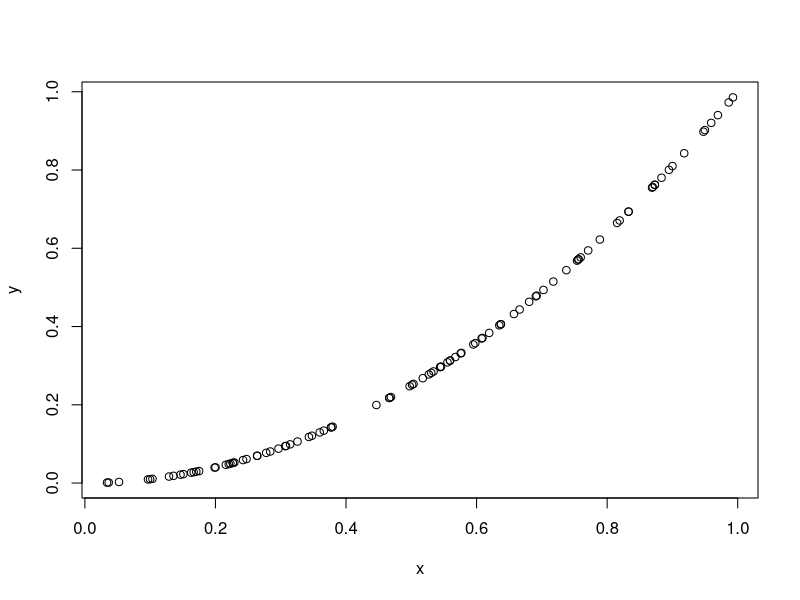
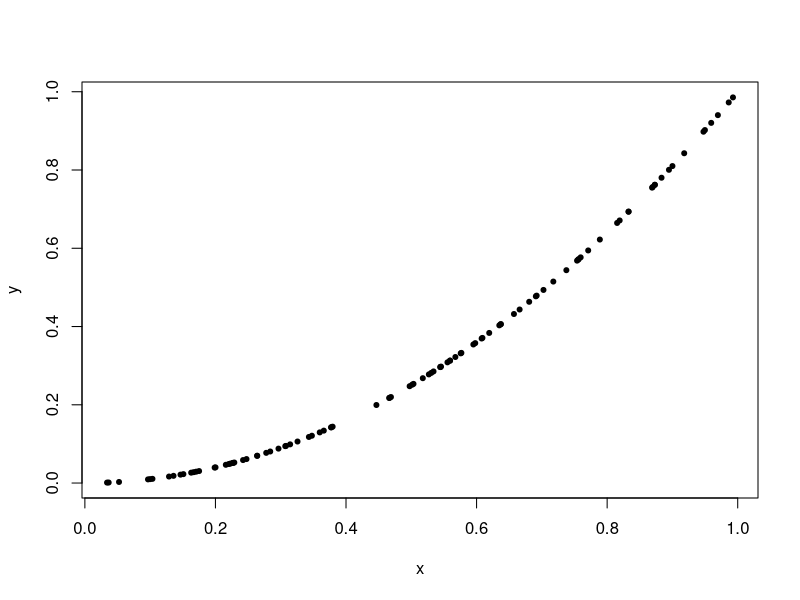
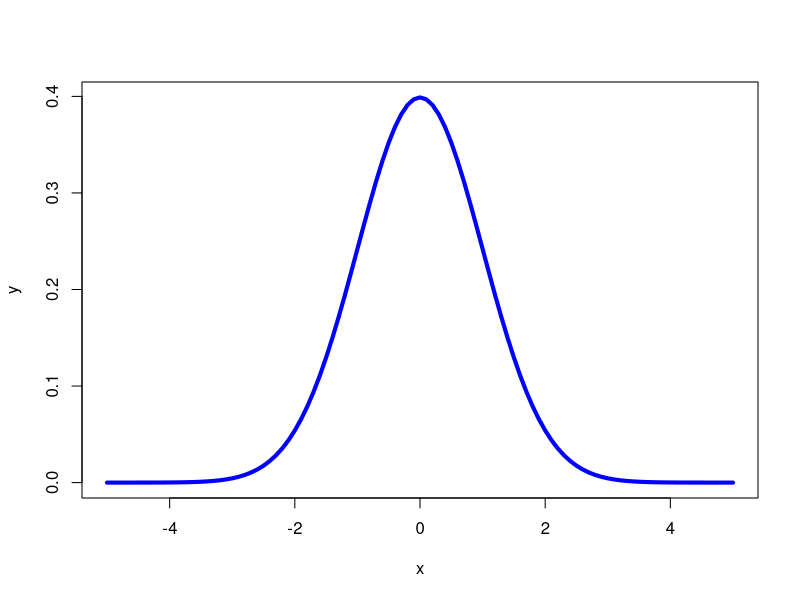
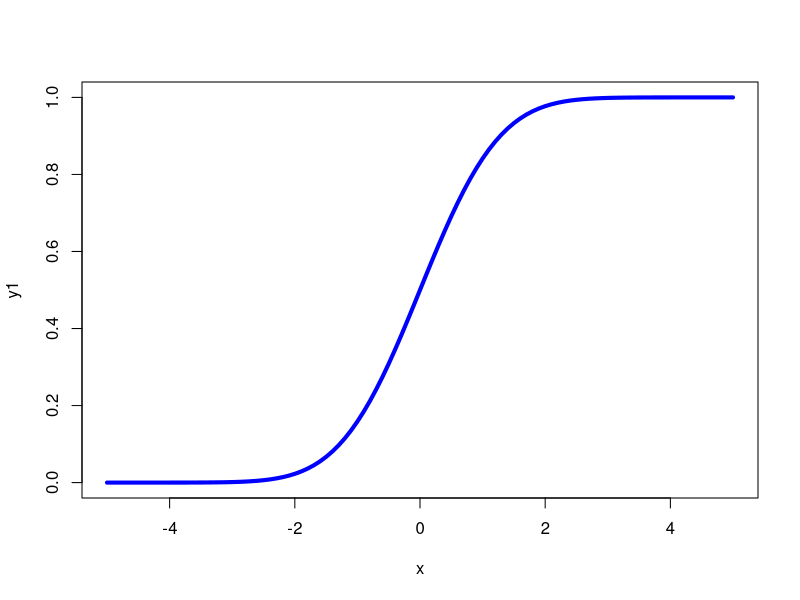
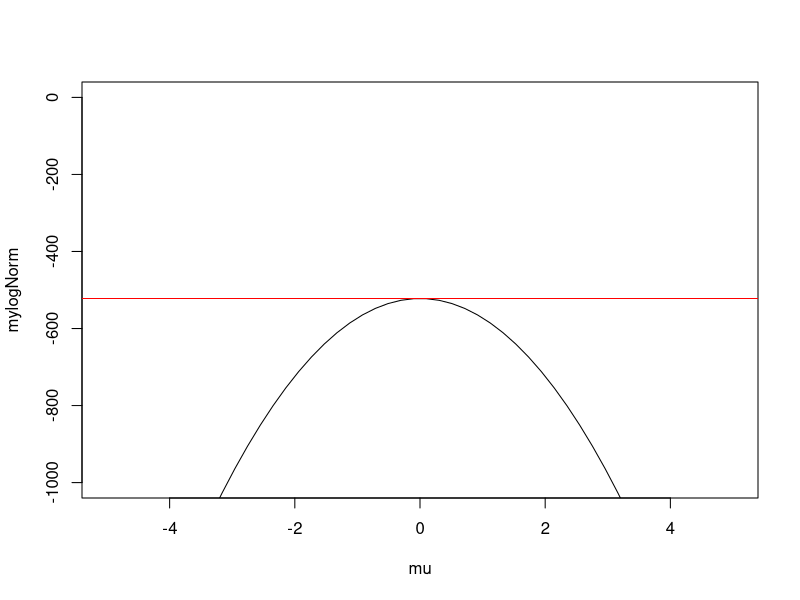
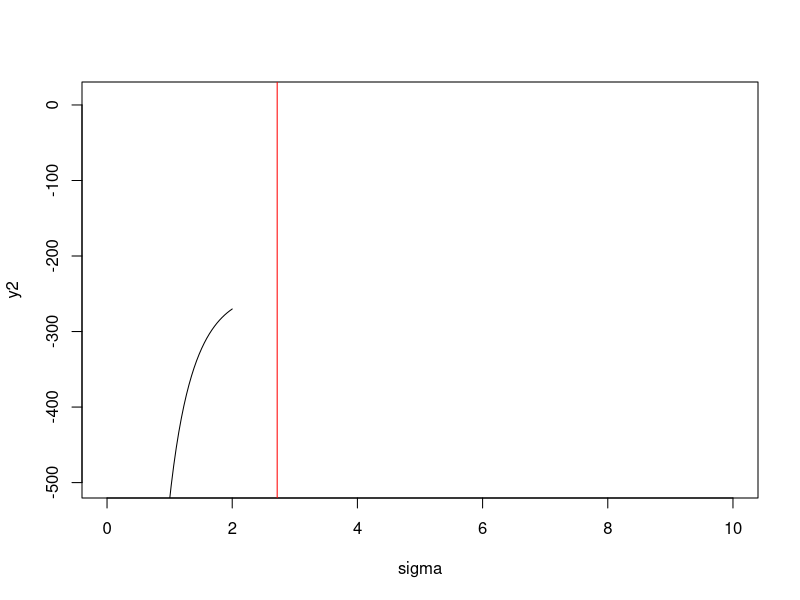
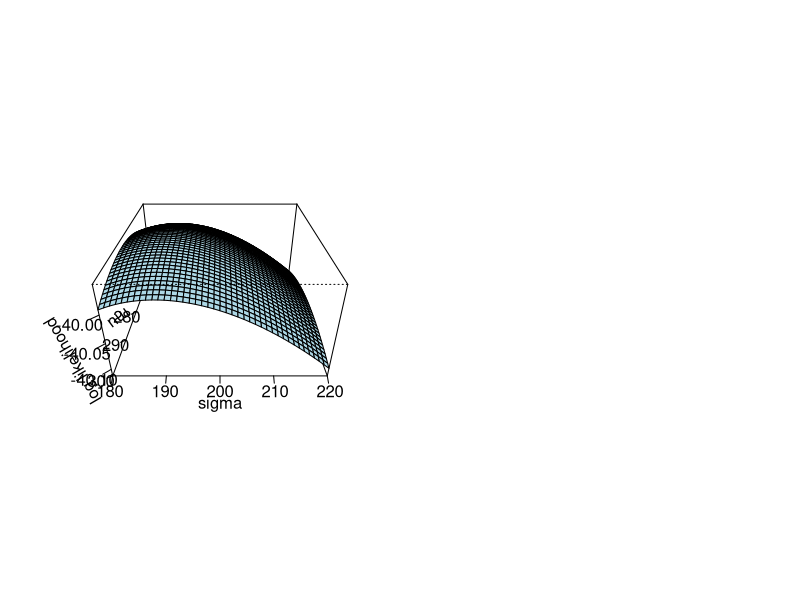
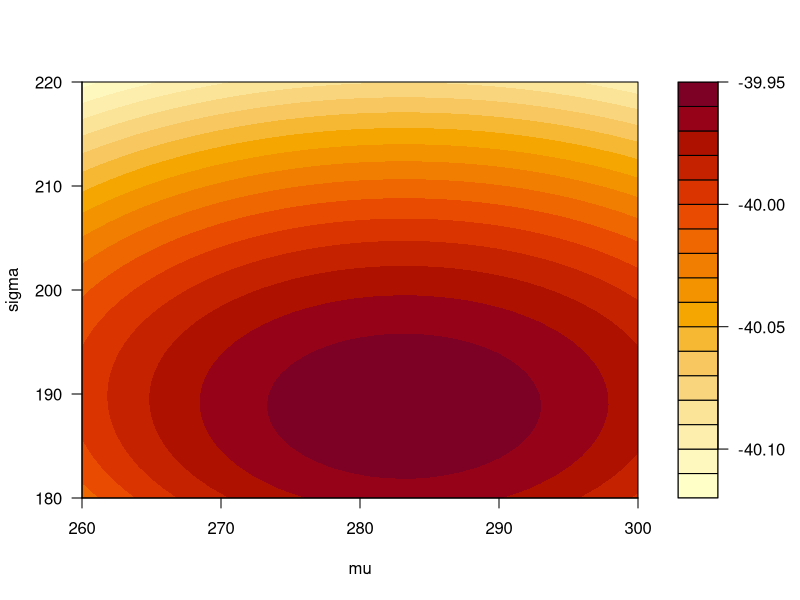

The R source for these figures, in order:
## plot in R
n = 100
x  =  runif(n, 0, 1)
y  = x^2

## Scatter plot
plot(x, y)
plot(x, y, pch = 20)

###------------------------------------------
### Densities and log likelihood functions
###------------------ -----------------------
x  = seq(-5, 5, 0.1)
y = dnorm(x = x, mean = 0, sd = 1)
plot(x, y, col = "blue", type = "l", lwd = 4)


y1 = pnorm(q = x, mean = 0, sd = 1)
plot(x, y1, col = "blue", type = "l", lwd = 4)


logNormLike <- function(mu, sigma, data)
  {
    out = sum(dnorm(
        x = data, mean = mu, sd = sigma,
        log = TRUE))
    return(out)
  }

logNormLike(mu = 1, sigma = 1, data = x)

mu <- matrix(seq(-5, 5, length.out = 50), , 1)

y0 <- matrix(NA, 1, length(mu))
for(i in 1:length(mu))
{
  y0[i] <- logNormLike(mu = mu[i], sigma = 1,
                       data = x)
}

## Or a simpler version
mylogNorm <- apply(mu, 1, logNormLike, sigma = 1, data = x)


plot(mu, mylogNorm, type = "l", ylim = c(-1000, 0))

abline(h = logNormLike(0, 1, x), col = "red")

###
sigma <- matrix(seq(0.01, 2, length.out = 50), , 1)

y2 <- matrix(NA, 1, length(sigma))
for(i in 1:length(sigma))
{
  y2[i] <- logNormLike(mu = 0, sigma = sigma[i],
                       data = x)
}

plot(sigma, y2, type = "l", xlim = c(0, 10),
     ylim = c(-500, 10))
abline(v = exp(1), col = "red")


x <- c(294, 262, 196, 79, 191, 677)
mu = 260:300
sigma = 180:220
parMat <- expand.grid(mu, sigma)
muALL <- parMat[, 1]
sigmaALL <- parMat[, 2]


myLogLike <- matrix(NA, 1, length(sigma))
for(i in 1:length(sigmaALL))
{
  myLogLike[i] <- logNormLike(mu = muALL[i], sigma = sigmaALL[i],
                              data = x)
}

par(mfrow = c(1, 2))
  persp(as.vector(mu), as.vector(sigma), matrix(myLogLike, length(mu),), theta = 90, phi =
        30, expand = 0.5, col = "lightblue", xlab = "mu", ylab = "sigma", zlab = "log likelihood", ticktype = "detailed")

filled.contour(as.vector(mu), as.vector(sigma), matrix(myLogLike, length(mu),), xlab = "mu", ylab = "sigma")


y0 <- matrix(NA, 1, length(mu))
for(i in 1:length(mu))
{
  y0[i] <- logNormLike(mu = mean(x), sigma = sigma[i],
                       data = x)
}


y1 <- matrix(NA, 1, length(mu))
for(i in 1:length(mu))
{
  y1[i] <- logNormLike(mu = mu[i], sigma = sd(x),
                       data = x)
}


par(mfrow = c(1, 2))

plot(mu, y1, type = "l", col = "blue", lwd = 4, xlab = "mu | sigma = 207",  ylab =
     "log likelihood")
abline(v = mu[y1 == max(y1)], col = "red", lwd = 4)

plot(sigma, y0, type = "l", col = "blue", lwd = 4, xlab = "sigma | mu = 283",  ylab = "log likelihood")
abline(v = sigma[y0 == max(y0)], col = "red", lwd = 4)


###########################################################
parMat <- expand.grid(mu, sigma)
muALL <- parMat[, 1]
sigmaALL <- parMat[, 2]

myLogLike <- matrix(NA, length(sigma), 2)
for(i in 1:length(sigmaALL))
{
  myLogLike[i] <- logNormLike(
          mu = muALL[i],
          sigma = sigmaALL[i],
          data = x)
}

persp(as.vector(mu), as.vector(sigma), matrix(myLogLike, length(mu),), theta = 45, phi = 45, expand = 0.5, col = "lightblue")
############################################################
logNormLikelihood <- function(par, y, x)
    {
        beta0 <- par[1]
        beta1 <- par[2]
        sigma <- par[3]

        mean <- beta0 + x*beta1

        logDens <- dnorm(x = y, mean = mean, sd = sigma, log = TRUE)
        loglikelihood <- sum(logDens)

        return(loglikelihood)
    }


#################################################################
beta0 <- 1
beta1 <- 3
sigma <- 1

n <- 1000
x <- rnorm(n, 3, 1)

y <- beta0 +x*beta1 + rnorm(n, mean = 0, sd = sigma)
plot(x, y, col = "blue", pch = 20)
##################################################################


optimOut <- optim(c(0, -1, 0.1), logNormLikelihood,
                  control = list(fnscale = -1),
                  x = x, y = y)

beta0Hat <- optimOut$par[1]
beta1Hat <- optimOut$par[2]
sigmaHat <- optimOut$par[3]
yHat <- beta0Hat + beta1Hat*x



################################################################
myLM <- lm(y~x)
myLMCoef <- myLM$coefficients
yHatOLS <- myLMCoef[1] + myLMCoef[2]*x

plot(x, y, pch = 20, col = "blue")
points(sort(x), yHat[order(x)], type = "l", col = "red", lwd = 10)
points(sort(x), yHatOLS[order(x)], type = "l", lty = "dashed",
       col = "yellow", lwd = 2, pch = 20)
